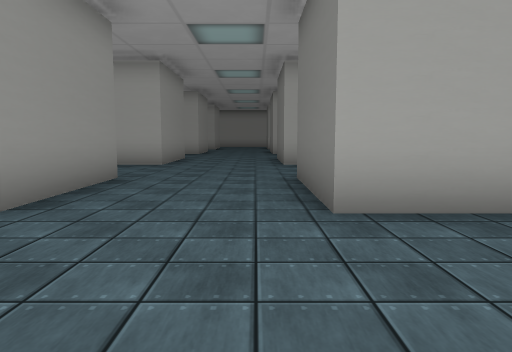
view 1 (above)

24 first-person views from a walk through a 3-D level made in the Unity game engine. The camera is 1.4 m above the floor, tilts 6° down and sees 70° across. The floor is counted in squares, 2 m on a side. Each view is taken from the middle of a square. On the plan, view 1 faces up. The plan holds only what a view shows up to about 11 squares ahead; the rest is blank. The place goes on beyond the plan. Some surface patterns are stand-ins.

view 2
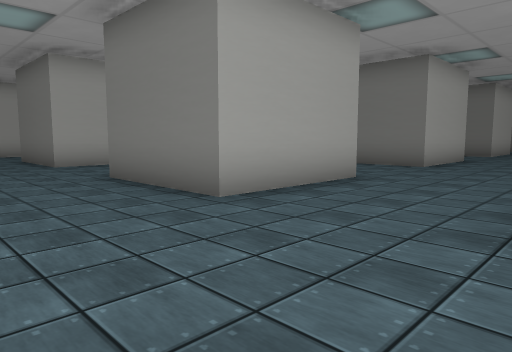

view 3
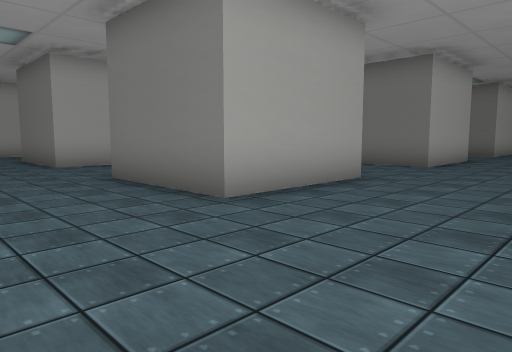

view 4
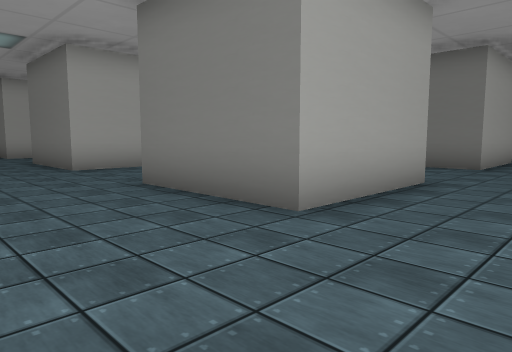

view 5
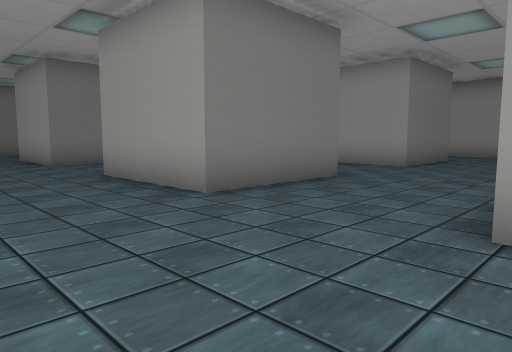

view 6
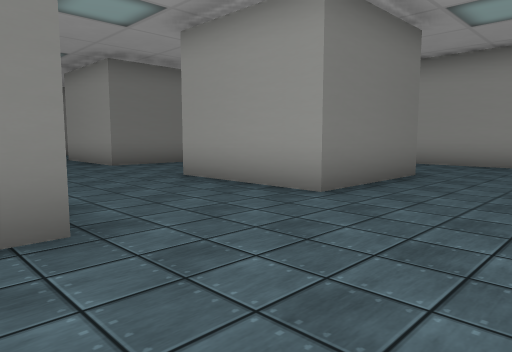

view 7
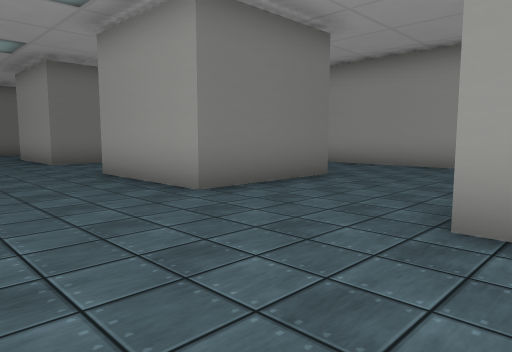

view 8
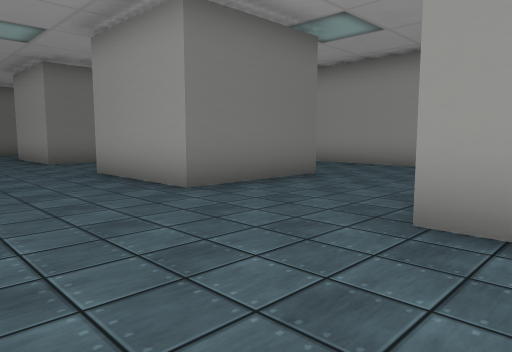

view 9
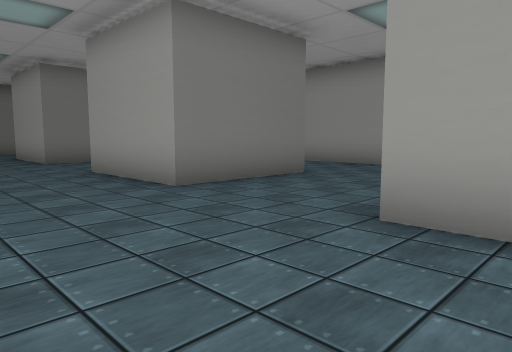

view 10
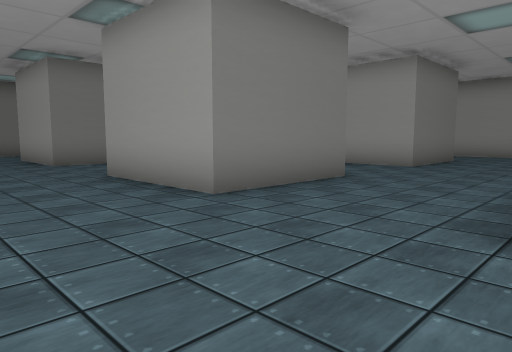

view 11
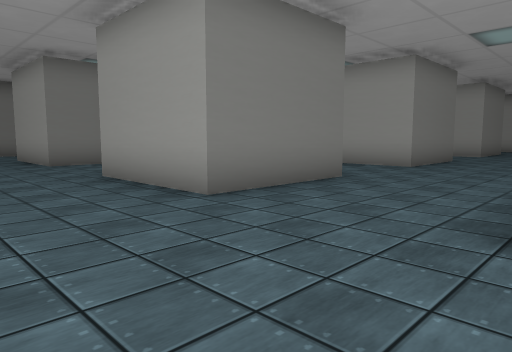

view 12
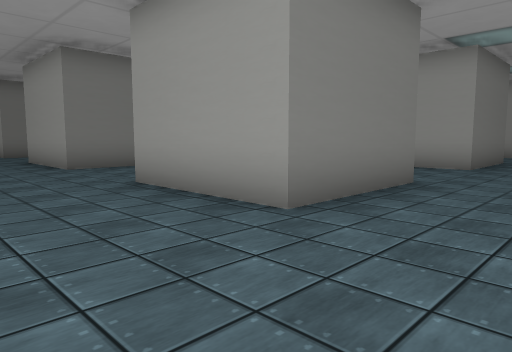

view 13
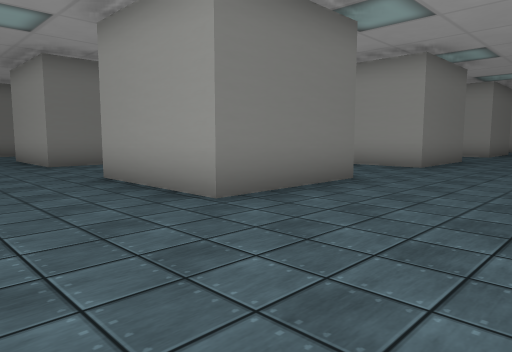

view 14
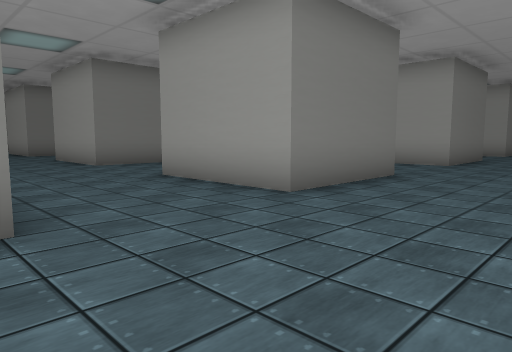

view 15
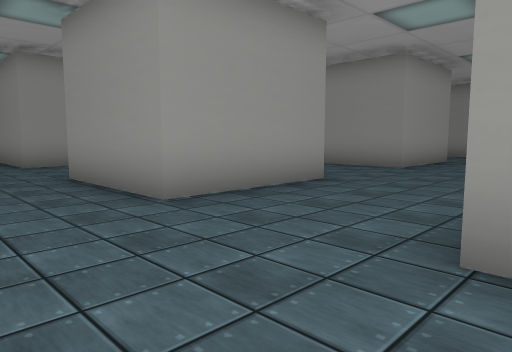

view 16
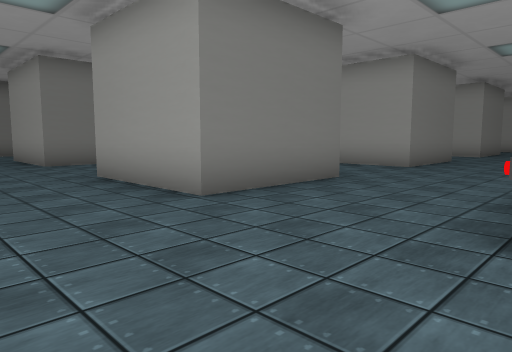

view 17
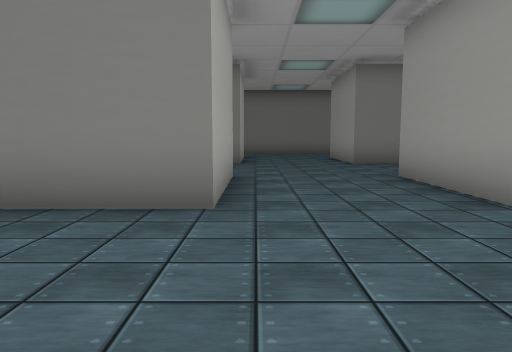

view 18
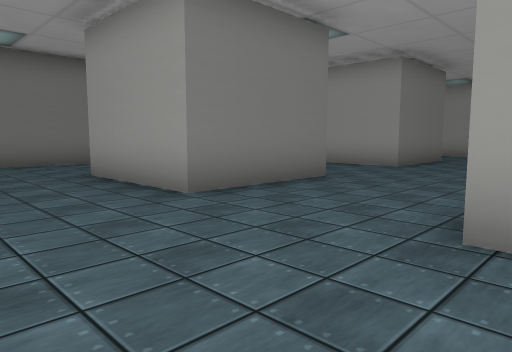

view 19
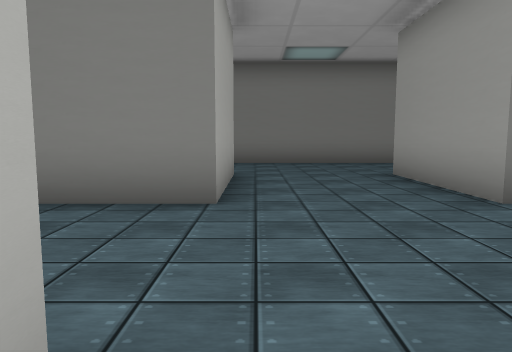

view 20
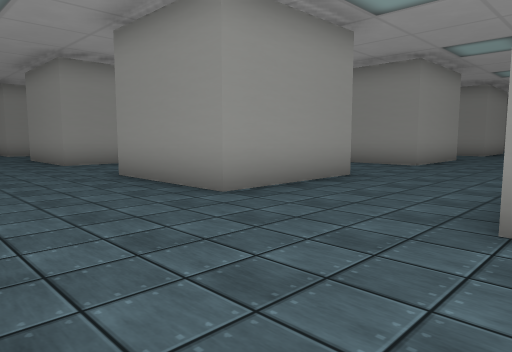

view 21
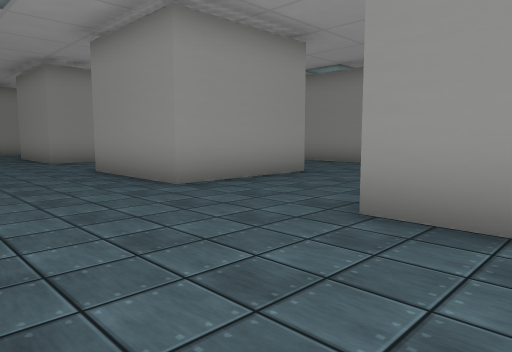

view 22
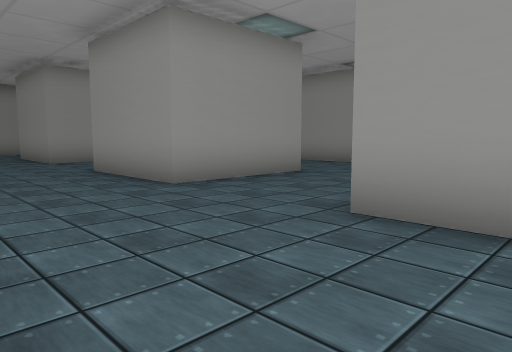

view 23
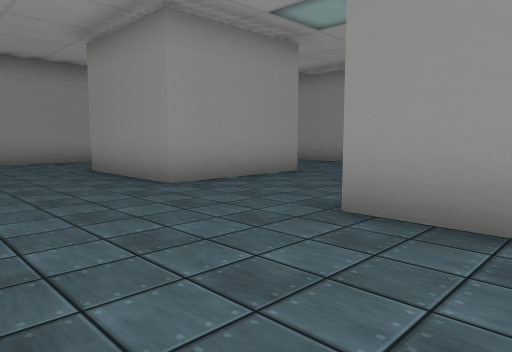

view 24
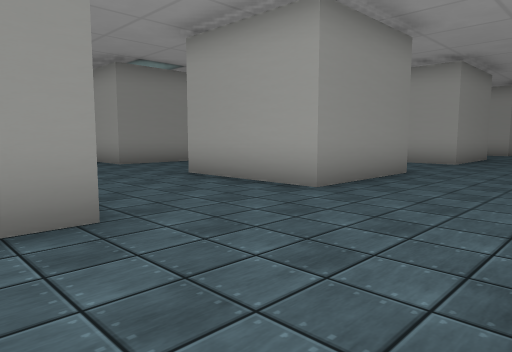

### Floor plan
Points are (right, up) in squares from view 1. A wall is a line through its corners. A room is listed if a view was taken in it or the views show most of it. See-through windows are left out.
Room 1 (views 1, 2, 3, 4, 5, 6, 7, 8, 9, 10, 11, 12, 13, 14, 15, 16, 17, 18, 19, 20, 21, 22, 23, 24)
walls: (13.3, -2.9) (13.3, 0.3) (16.5, 0.3); (10.2, -2.8) (7, -2.8) (7, 0.3) (8.4, 0.3); (13.3, 3.2) (13.3, 6.4) (16.5, 6.4); (10.2, 3.3) (7, 3.3) (7, 6.4) (10.2, 6.4); (19.6, -2.9) (19.6, 0.3) (22.8, 0.3); (13.3, -8.9) (13.3, -5.8) (14.5, -5.8); (10, -8.9) (7, -8.9) (7, -5.8) (9.9, -5.8); (19.6, 3.2) (19.6, 6.4) (22.7, 6.4) (22.7, 4.5); (3.9, -2.8) (0.7, -2.8) (0.7, 0.4); (19.6, -8.9) (19.6, -5.8) (22.8, -5.8); (22.7, -0.1) (22.7, -2.8) (21.1, -2.8); (2.8, 0.3) (3.9, 0.3) (3.9, -2.1); (3.9, 3.3) (0.7, 3.3) (0.7, 6.4) (3.9, 6.4) (3.9, 3.3); (22.7, -6.4) (22.7, -7.4); (25.8, -2.8) (25.8, 0.3) (29, 0.3) (29, -2.8) (25.8, -2.8); (2, -8.9) (0.7, -8.9) (0.7, -5.8) (3.9, -5.8); (13.3, -15) (13.3, -11.9) (16.5, -11.9); (25.8, -7.2) (25.8, -5.8) (29, -5.8) (29, -8.9); (25.8, 3.2) (25.8, 6.4) (29, 6.4) (29, 3.3) (27.6, 3.3); (7, -15) (7, -11.9) (10.2, -11.9); (22.7, -12.6) (22.7, -13.4); (19.6, -15) (19.6, -11.9) (22.8, -11.9); (22.8, 9.4) (19.6, 9.4) (19.6, 11.6); (2.1, 9.4) (0.7, 9.4) (0.7, 12.5); (12.5, -18) (15.5, -18); (25.8, -13.1) (25.8, -11.9) (29, -11.9) (29, -15); (19.4, -18) (21.6, -18); (5.6, -18) (9.1, -18); (0.7, -15) (0.7, -11.9) (3.9, -11.9); (28.9, 9.4) (25.8, 9.4) (25.8, 11.4); (-2.4, 11.1) (-2.4, 9.4) (-3.6, 9.4); (-5.5, 6.4) (-2.4, 6.4) (-2.4, 3.4); (-0.2, -18) (2, -18); (27.8, -18) (30.1, -18)
objects: other object (17, 5)

Positions as (right, up) in squares from view 1, and headings:
1: (0, 0), facing up
2: (-2, 0), facing up-right
3: (-2, -6), facing up-right
4: (-2, -11), facing up-right
5: (-3, -3), facing down-right
6: (-2, -8), facing down-right
7: (3, -9), facing down-right
8: (9, -9), facing down-right
9: (15, -9), facing down-right
10: (16, -3), facing down-right
11: (16, 3), facing down-right
12: (11, 3), facing down-right
13: (10, 9), facing down-right
14: (4, 10), facing down-right
15: (6, 10), facing down-left
16: (16, 9), facing down-right
17: (16, 9), facing right
18: (22, 9), facing down-right
19: (22, 9), facing right
20: (32, 10), facing down-left
21: (32, 5), facing down-left
22: (32, -1), facing down-left
23: (32, -7), facing down-left
24: (32, -7), facing up-left
